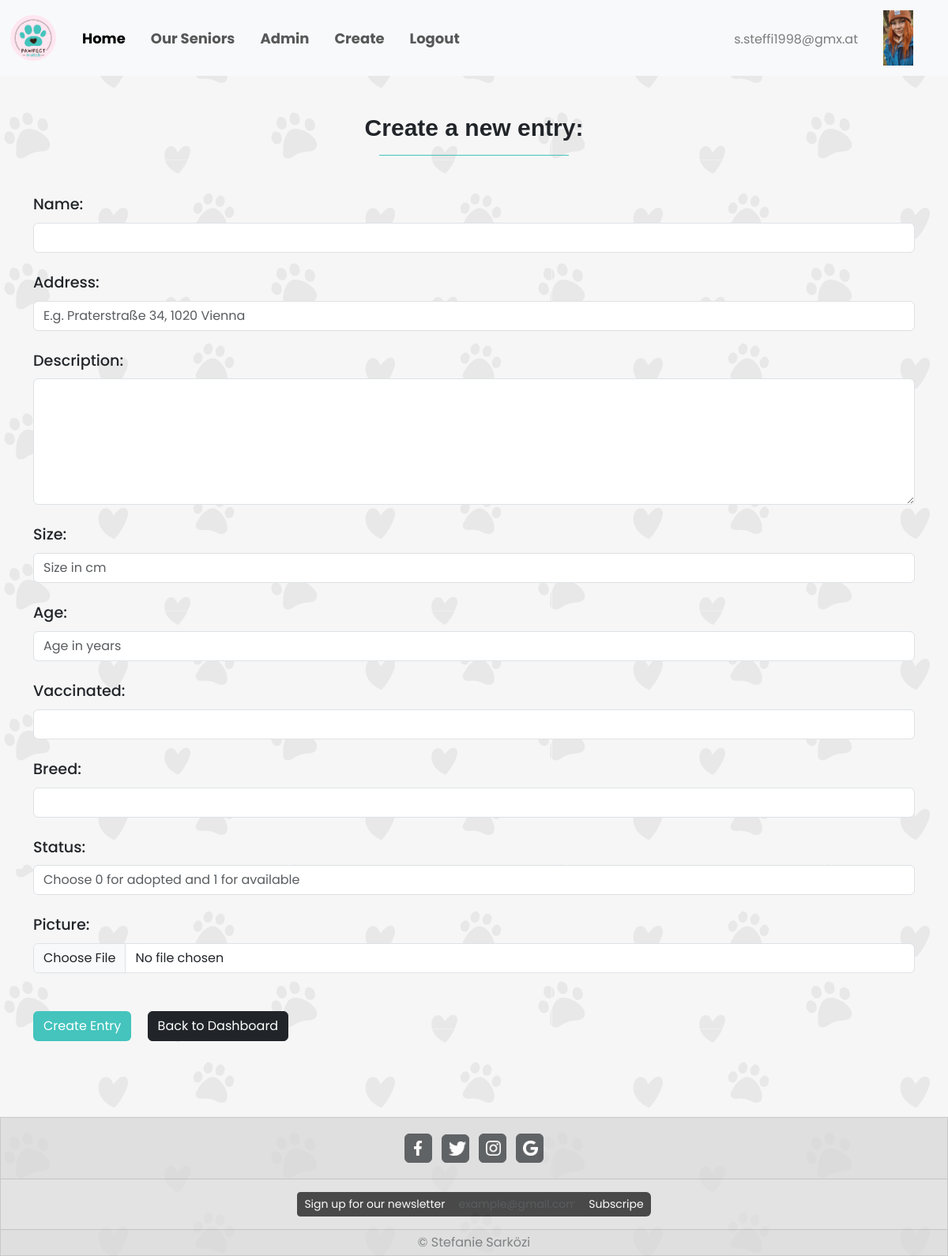
Page /php/create.php (signed in) on the committed database.
### tables this page shows
CREATE TABLE `users` (
  `id` int(11) NOT NULL,
  `first_name` varchar(40) NOT NULL,
  `last_name` varchar(40) NOT NULL,
  `password` varchar(255) NOT NULL,
  `address` varchar(80) NOT NULL,
  `phone` int(15) NOT NULL,
  `email` varchar(50) NOT NULL,
  `picture` varchar(100) DEFAULT NULL,
  `status` varchar(4) NOT NULL DEFAULT 'user'
);

### php/create.php (the view, shortened to what this page needs)
<?php
    require_once "db_connect.php";
    $sqlUsers = "SELECT * FROM users";
    $resultUsers = mysqli_query($connect, $sqlUsers);
    $rowUser = mysqli_fetch_assoc($resultUsers);
?>
<!DOCTYPE html>
<html lang="en">
<head>
    <link href="https://cdn.jsdelivr.net/npm/bootstrap@5.3.0/dist/css/bootstrap.min.css" rel="stylesheet">
</head>
<body>
    <nav class="navbar navbar-expand-lg bg-body-tertiary" >
        <div class="container-fluid">
            <a class="navbar-brand" href="home.php">
                <img src="../images/logo.png" alt="logo" style="width: 5vw;">
            </a>
            <ul class="navbar-nav me-auto mb-2 mb-lg-0 navText" >
                <li class="nav-item ms-2 me-3">
                    <a class="nav-link active" aria-current="page" href="home.php">Home</a>
                </li>
                <li class="nav-item  me-3">
                    <a class="nav-link" href="senior.php">Our Seniors</a>
                </li>
                <li class="nav-item  me-3">
                    <a class="nav-link" href="manage.php">Admin</a>
                </li>
                <li class="nav-item  me-3">
                    <a class="nav-link" href="create.php">Create</a>
                </li>
                <li class="nav-item">
                    <a class="nav-link" href="logout.php?logout">Logout</a >
                </li>
            </ul>
            <a class="navbar-brand" href="update.php?id=<?=$rowUser["id"]?>">
              <span class="text-black-50 fs-6"><?= $rowUser["email"] ?></span>
            </a>
            <a class="navbar-brand" href="update.php?id=<?=$rowUser["id"]?>">
                <img src="../images/<?= $rowUser["picture"] ?>" class="object-fit-contain" alt="user pic" width="70" height="70">
            </a>
        </div>
    </nav>
    <div class="text-center mt-5 mb-5">
        <h2 class="text-center " id="welcome">Create a new entry:</h2>
        <hr class="MLLine" style="width:20vw;">
    </div>
    <div class="container mb-5 mt-5">
        <form method="POST" enctype="multipart/form-data">
           <div class="mb-4 mt-5">
               <label for="name" class= "form-label">Name:</label>
               <input  type="text" class="form-control" id="name" aria-describedby="name" name="name">
            </div>
            <div class="mb-4">
                <label for="address" class="form-label">Address:</label>
                <input type="text" class="form-control"  id="address"  aria-describedby="address" placeholder="E.g. Praterstraße 34, 1020 Vienna" name="address">
            </div>
            <div class="mb-4">
                <label for="description" class="form-label">Description:</label>
                <textarea type="text" style="height: 20vh;" class="form-control"  id="description"  aria-describedby="description"  name="description"></textarea>
            </div>
            <div class="mb-4">
                <label for="size" class="form-label">Size:</label>
                <input type="number" class="form-control"  id="size"  aria-describedby="size"  placeholder="Size in cm" name="size">
            </div>
            <div class="mb-4">
                <label for="age" class="form-label">Age:</label>
                <input type="number" class="form-control"  id="age"  aria-describedby="age"  placeholder="Age in years" name="age">
            </div>
            <div class="mb-4">
                <label for="vaccinated" class="form-label">Vaccinated:</label>
                <input type="text" class="form-control"  id="vaccinated"  aria-describedby="vaccinated"  name="vaccinated">
            </div>
            <div class="mb-4">
                <label for="breed" class="form-label">Breed:</label>
                <input type="text" class="form-control"  id="breed"  aria-describedby="breed"  name="breed">
            </div>
            <div class="mb-4">
                <label for="status" class="form-label">Status:</label>
                <input type="number" class="form-control"  id="status"  aria-describedby="status"  placeholder="Choose 0 for adopted and 1 for available " name="status">
            </div>
           <div class="mb-4">
                <label for="picture" class="form-label">Picture:</label>
                <input type = "file" class="form-control" id="picture" aria-describedby="picture"   name="picture">
            </div>
            <button name="create" type="submit" class="btn text-white mb-5 mt-4 me-3" id="upBtn">Create Entry</button>
            <a href="dashboard.php" class="btn btn-dark mb-5 mt-4">Back to Dashboard</a>
        </form>
    </div>
    <footer class="mt-5">
        <div class="card text-center" id="foBg">
            <div class="card-header p-3">
                <a class="btn btn-dark p-1 m-1" style="width: 3%;" href="#" role="button"><img src="../images/Facebook.png" width="40%" class="m-1"></a>
                <a class="btn btn-dark p-1 m-1" style="width: 3%;" href="#" role="button"><img src="../images/twitter.png" width="90%" class="m-1"></a>
                <a class="btn btn-dark p-1 m-1" style="width: 3%;" href="#" role="button"><img src="../images/instagram.png" width="75%"  class="m-1"></a>
                <a class="btn btn-dark p-1 m-1" style="width: 3%;" href="#" role="button"><img src="../images/google.png" width="75%"  class="m-1"></a>
            </div>
            <span class="card-body input-group input-group-sm  mx-auto p-3" style="width: 40%;" >
                <span class="input-group-text bg-black border-black text-white">Sign up for our newsletter</span>
                <input type="text" name="email" autocomplete="email" class="form-control bg-black border-black" placeholder="example@gmail.com">
                <button class=" btn rounded-end bg-black text-white" type="button" id="button-addon1"> Subscripe</button>
            </span>
            <div class="card-footer text-body-secondary p-1">
                &copy; Stefanie Sarközi
            </div>
        </div>
    </footer>
</body>
</html>

### css/update.css (style rules this page uses)
#upBtn { background-color: #44c4bd; }
label { font-weight:500; font-size: larger; }

### css/home.css (style rules this page uses)
* { font-family: 'Poppins', sans-serif; }
body { min-height: 100vh; background-image:url(../images/bg.png); background-size:auto; }
.navbar { font-size: 1.5vw; }
.navText { font-weight: 700; font-style: normal; }
#welcome { font-family: "marvin-round", sans-serif; font-weight: 600; font-style: normal; font-size: 2.5vw; }
#foBg { background-color: gainsboro; opacity: 70%; border-radius: 0%; width: 100%; }
.MLLine { margin-left: 40%; color: #44c4bd; opacity: 100%; }
#upBtn { background-color: #44c4bd; }

### rows in the picture
users: email "s.steffi1998@gmx.at", picture (picture)
